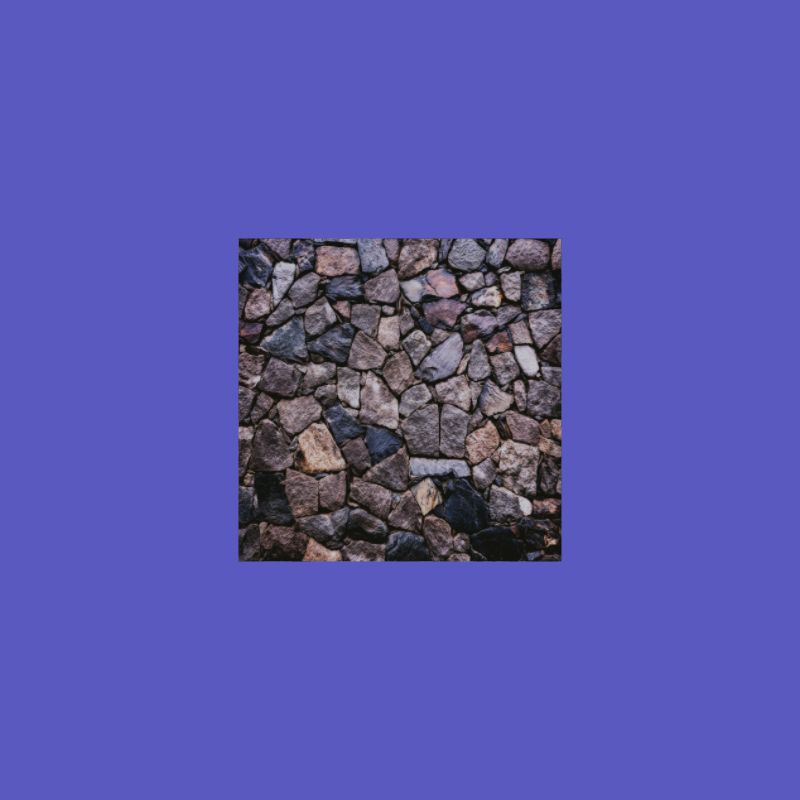
#> input picture image.png, 800 x 800 px, found by its file name
$ python test2.py
#> lines starting #> are read from the running program, lines starting #| are printed output that depends on the picture
import numpy as np
import cv2

from image_processing import drawing as dw


def grid_homography(X_grid, Y_grid, F):
    # Update grid points coordinates
    f11, f12, f13 = F[0]
    f21, f22, f23 = F[1]
    f31, f32, f33 = F[2]

    X_grid_new = np.int32((f11*X_grid + f12*Y_grid + f13) / (f31*X_grid + f32*Y_grid + f33))
    Y_grid_new = np.int32((f21*X_grid + f22*Y_grid + f23) / (f31*X_grid + f32*Y_grid + f33))

    return X_grid_new, Y_grid_new


# Load the gray-scaled reference image in which we know
# the position of the template
REF = cv2.imread(
    "image.png")
#> REF is the input picture: shape (800, 800, 3); mean B, G, R 173.5, 87.2, 88.7

REFERENCE = cv2.cvtColor(REF, cv2.COLOR_BGR2GRAY)
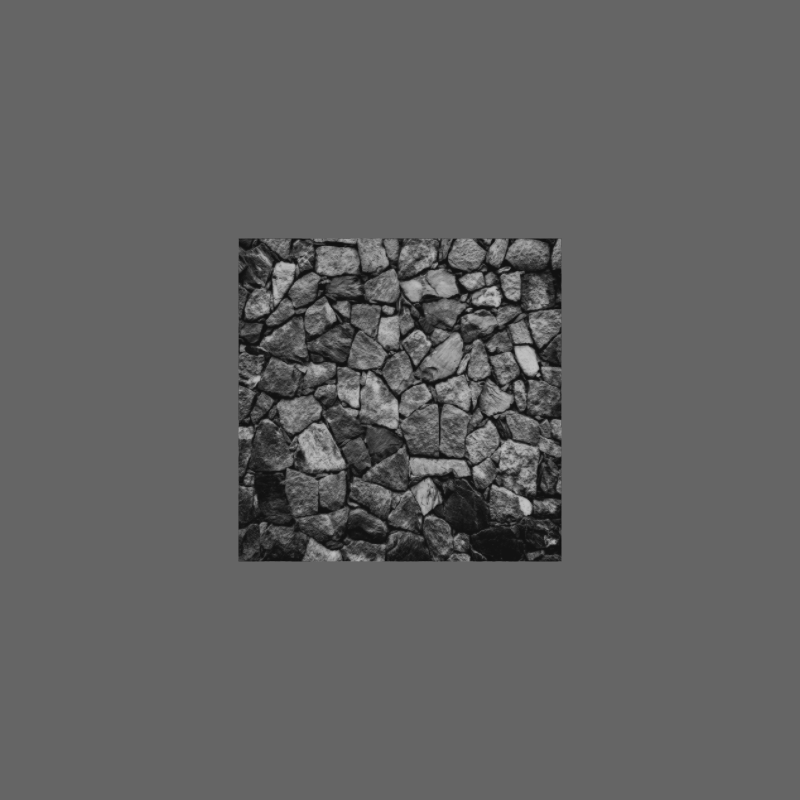
#> REFERENCE: shape (800, 800); min 17, max 195, mean 97.8

# Height and width of the reference frame
Rh, Rw = np.shape(REFERENCE)
#> Rh = 800; Rw = 800

# Number of level (coarse to fine manner)
NB_LEVEL = 5

# Max displacement of each corner point along x and y axes
# We allow here a maximum displacement of 2.5% of the image's lowest dimension
# DMU_MAX = 0.020*np.min([Rh, Rw])
DMU_MAX = 10
# DMU_MAX = np.linspace(25, 3, NB_LEVEL)

# The four 2D corner points of the template region in the image reference
x1, x2 = 300, 450
y1, y2 = 300, 450
# x1_i, x2_i = 239, 561
# y1_i, y2_i = 239, 561

mu0 = np.array([[x1, y1],
                [x2, y1],
                [x2, y2],
                [x1, y2]])

# In the reference region
# x1_r, x2_r = 0, np.abs(x1_i - x2_i)
# y1_r, y2_r = 0, np.abs(y1_i - y2_i)

# MU = np.array([[x1_r, y1_r],
#                [x2_r, y1_r],
#                [x2_r, y2_r],
#                [x1_r, y2_r]])

# Sample the image into a reduced grid of points
NB_POINTS_1D = 30

X = np.linspace(x1, x2, NB_POINTS_1D, dtype=np.int32)
Y = np.linspace(y1, y2, NB_POINTS_1D, dtype=np.int32)

NB_POINTS_2D = NB_POINTS_1D**2

# Grid inside the template in the region reference
X_grid0, Y_grid0 = np.meshgrid(X, Y)

# X_grid_i, Y_grid_i = grid_homography(X_grid_r, Y_grid_r, F0)

# Get the intensity of the points on the grid and store them in a column array
I_REF = np.float32(REFERENCE[X_grid0, Y_grid0].reshape(NB_POINTS_2D, 1))
#> I_REF = 900 values, max 191 at index 467, min 17 at index 180, mean 89.48

# Number of reference image's transformations in the training set
NB_TRANSFORMATIONS = 5000

A = np.zeros((8, NB_POINTS_2D))
# A = np.zeros((8, NB_POINTS_2D*NB_LEVEL))

# for l in range(NB_LEVEL):
# Matrix containing the vector of small disturbances to the template position
# parameters
Y = np.zeros((8, NB_TRANSFORMATIONS))
# Matrix storing image intensity differences
H = np.zeros((NB_POINTS_2D, NB_TRANSFORMATIONS))

for t in range(NB_TRANSFORMATIONS):

    # Compute a random small displacement of the corners
    dmu = np.random.randint(-DMU_MAX, DMU_MAX, size=(4, 2))
    # dmu = np.random.randint(-DMU_MAX[l], DMU_MAX[l], size=(4, 2))

    # Compute the homography between the reference template and
    # the transformed one
    F, _ = cv2.findHomography(mu0, mu0 + dmu)

    # Warp the grid with the transformation
    X_grid, Y_grid = grid_homography(X_grid0, Y_grid0, F)

    # Get intensities at the grid points
    i_current = np.float32(REFERENCE[X_grid, Y_grid].reshape(NB_POINTS_2D, 1))

    # Compute the differences with the reference intensities
    di = i_current - I_REF

    # Fill the corresponding column in the small disturbances matrix
    Y[:, t] = dmu.reshape(8, 1)[:, 0]
    H[:, t] = di[:, 0]
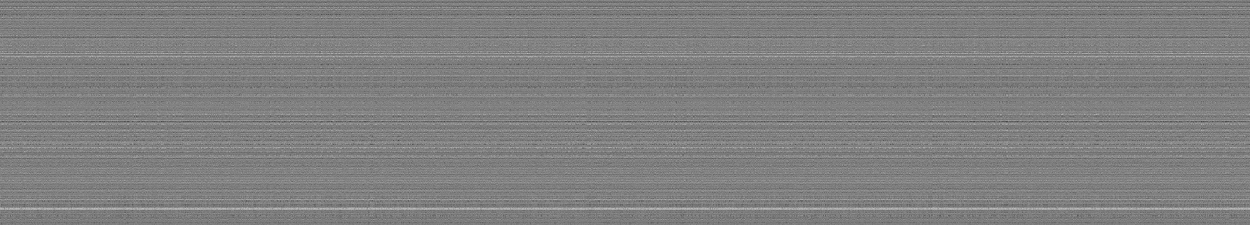
#> H: shape (900, 5000) float64 (shown at 1/4 size); min -174, max 174, mean 1; drawn with min black and max white
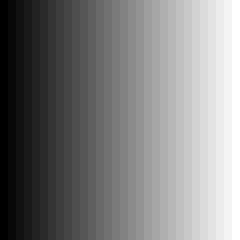
#> X_grid0: shape (30, 30) int32 (shown 8 times larger); min 300, max 450, mean 374.5; drawn with min black and max white
    # [20 lines of commented-out code are left out]
H_pinv = np.dot(np.transpose(H), np.linalg.inv(np.dot(H, np.transpose(H))))
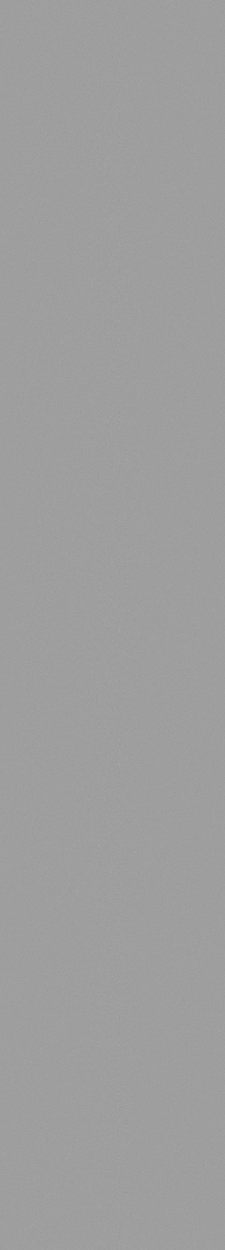
#> H_pinv: shape (5000, 900) float64 (shown at 1/4 size); min -0.000398, max 0.000242, mean 5.37e-10; drawn with min black and max white
# A[:, l*NB_POINTS_2D:(l+1)*NB_POINTS_2D] = np.dot(Y, H_pinv)
A = np.dot(Y, H_pinv)

# Save the off-line pre-computed matrix A in a file so that we can load it
# easily in other scripts
np.save("A.npy", A)
